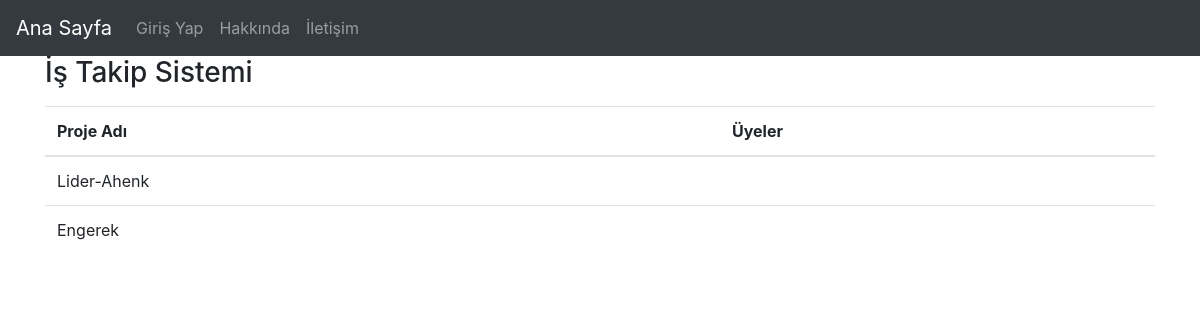
Page /follow/project on the earlier database version.
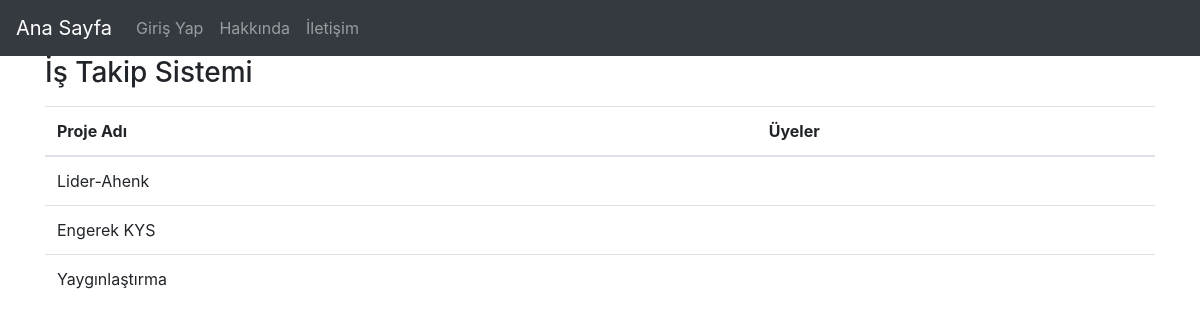
Same page on the later database version.
### follow/models.py (models this page shows, shortened)
class Project(models.Model):
    project_name = models.CharField(max_length=50, verbose_name="Proje Adı")
    members = models.ManyToManyField(User, null=True, verbose_name="Üyeler", default=None)
    description = models.TextField(verbose_name="Açıklama", blank=True)
    slug = models.SlugField(unique=True, editable=False, max_length=130, blank=True)

### follow/views.py (the view)
# urls.py: path('project', project_index, name="project"),
def project_index(request):
    projects = Project.objects.all()
    return render(request, 'follow/project.html', {'projects': projects})

### templates/follow/project.html
{% extends 'base.html' %}
{% block body %}
    <div class="container">
      <table class="table">
        <thead>
          <tr>
            <th>Proje Adı</th>
            <th>Üyeler</th>
          </tr>
      </thead>
        <tbody>
        {% for project in projects %}
             <tr>
            <td>{{ project.project_name }}</td>
            <td>{{ job.members }}</td>
             </tr>
        {% endfor %}
        </tbody>
      </table>
    </div>
{% endblock %}

### templates/base.html (shortened to what this page needs)
{% load static %}
<!DOCTYPE html>
<html lang="en">
<head>
    <link rel="stylesheet" href="{% static 'css/bootstrap.min.css' %}">
</head>
<body>
    {% include "header.html" %}
    {% block body %}
    {% endblock %}
</body>
</html>

### templates/header.html (shortened to what this page needs)
<nav class="navbar navbar-expand-lg navbar-dark bg-dark">
  <div class="collapse navbar-collapse">
    <div class="navbar-header">
      <a class="navbar-brand navbar-left" href="{% url 'home' %}">Ana Sayfa</a>
    </div>
    <ul class="navbar-nav ">
        {% if not request.user.is_authenticated %}
            <li class="nav-item"><a class="nav-link" href="{% url 'follow:login' %}">Giriş Yap</a></li>
        {% endif %}
      <li class="nav-item"><a class="nav-link" href="#">Hakkında</a></li>
      <li class="nav-item"><a class="nav-link" href="#">İletişim</a></li>
    </ul>
  </div>
</nav>
<div class="container">
  <h3>İş Takip Sistemi</h3>
</div>
</body>
</html>

Differences in the rows shown:
changed Project: project_name "Engerek" → "Engerek KYS"
added Project: project_name "Yaygınlaştırma"
